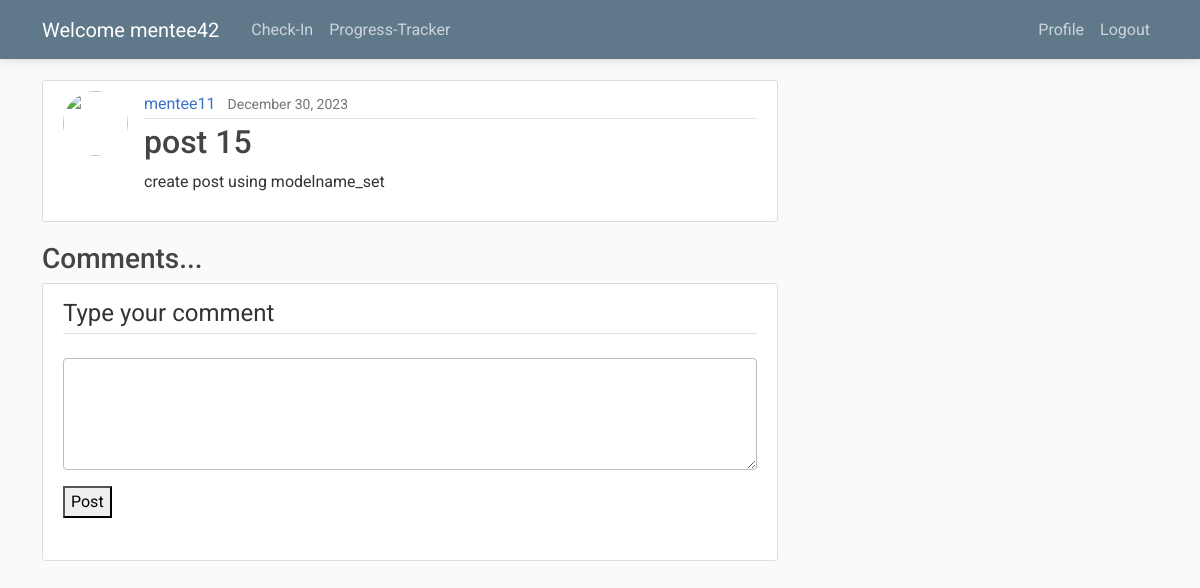
The page /feed/post/52/ (signed in) on the database its author committed.
### feed/models.py (models this page shows, shortened)
class Post(models.Model):
    title = models.CharField(max_length=100)
    content = models.TextField()
    date_posted = models.DateTimeField(default=timezone.now)
    author = models.ForeignKey(User, on_delete=models.CASCADE)

### feed/views.py (the view, shortened to what this page needs)
# urls.py: path('post/<int:pk>/', PostDetailView.as_view(), name ='post-detail'),
@method_decorator(login_required, name='dispatch')
class PostDetailView(DetailView):
    model = Post
    def get_context_data(self , **kwargs):
        data = super().get_context_data(**kwargs)
        connected_comments = Comment.objects.filter(comment_post=self.get_object())
        number_of_comments = connected_comments.count()
        print('number_of_comments :: ', number_of_comments)
        data['comments'] = connected_comments
        data['no_of_comments'] = number_of_comments
        data['comment_form'] = CommentForm()
        return data

### feed/forms.py
class CommentForm(forms.ModelForm):
    class Meta:
        model = Comment
        fields = ['content']
        labels = {
            'content': _(''),
        }
        widgets = {
            'content' : forms.Textarea(attrs={'rows': 4}),
        }

### feed/templates/feed/post_detail.html (shortened to what this page needs)
{% extends "feed/base.html" %}
{% load crispy_forms_tags %}
{% block content %}
  <article class="media content-section">
    <img class="rounded-circle article-img" src="{{ object.author.profile.image.url }}">
    <div class="media-body">
      <div class="article-metadata">
        <a class="mr-2" href="{% url 'user-posts' object.author.username %}">{{ object.author }}</a>
        <small class="text-muted">{{ object.date_posted|date:"F d, Y" }}</small>
      </div>
      <h2 class="article-title">{{ object.title }}</h2>
      <p class="article-content">{{ object.content }}</p>
    </div>
  </article>
  <h3>Comments...</h3>
  {% if user.is_authenticated %}
  <div class="content-section">
        <form action="" method="POST" id="main_form" class="comment_form">
          <fieldset class="form-group">
            <legend class="border-bottom mb-4">Type your comment</legend>
            {{ comment_form|crispy }}
            {% if user.user_profile.role == 'mentor' %}
              <div class="form-group">
                <button type="button" name="generate_response" onclick="generateResponse()">Generate Response with AI</button>
                <button type="submit" value="Post">Post</button>
                <br>
                <label id="wait_message" style="color:rgb(32, 56, 210);"></label>
              </div>
            {% else %}
              <div class="form-group">
                <button type="submit" value="Post">Post</button>
              </div>
            {% endif %}
          </fieldset>
        </form>
  </div>
  {% endif %}
{% endblock content %}

### feed/templates/feed/base.html (shortened to what this page needs)
{% load static %}
<!DOCTYPE html>
<html>
<head>
    <link rel="stylesheet" href="https://maxcdn.bootstrapcdn.com/bootstrap/4.0.0/css/bootstrap.min.css">
    <link
    href="https://cdnjs.cloudflare.com/ajax/libs/font-awesome/6.0.0/css/all.min.css"
    rel="stylesheet"
    />
<link href="https://cdnjs.cloudflare.com/ajax/libs/mdb-ui-kit/6.4.0/mdb.min.css" rel="stylesheet"/>
<link rel="stylesheet" type="text/css" href="{% static 'feed/main.css' %}">
</head>
<body>
    <header class="site-header">
      <nav class="navbar navbar-expand-md navbar-dark bg-steel fixed-top">
        <div class="container">
          <a class="navbar-brand mr-4" href="{% url 'survey-home' %}">Welcome {{user.username}}</a>
          <div class="collapse navbar-collapse" id="navbarToggle">
            <div class="navbar-nav mr-auto">
              <a class="nav-item nav-link" href="{% url 'survey-home' %}">Check-In</a>
              <a class="nav-item nav-link" href="{% url 'vizual-home' %}">Progress-Tracker</a>
            </div>
            <div class="navbar-nav">
              {% if user.is_authenticated %}
                <a class="nav-item nav-link" href="{% url 'profile' %}">Profile</a>
                <a class="nav-item nav-link" href="{% url 'logout' %}">Logout</a>
              {% else %}
                <a class="nav-item nav-link" href="{% url 'login' %}">Login</a>
                <a class="nav-item nav-link" href="{% url 'register' %}">Register</a>
              {% endif %}
            </div>
          </div>
        </div>
      </nav>
    </header>
    <main role="main" class="container">
      <div class="row">
        <div class="col-md-8">
          {% block content %}{% endblock %}
        </div>
      </div>
    </main>
</body>
</html>

### feed/static/feed/main.css (style rules this page uses)
body { background: #fafafa; color: #333333; margin-top: 5rem; }
h1, h2, h3, h4, h5, h6 { color: #444444; }
.bg-steel { background-color: #5f788a; }
.site-header .navbar-nav .nav-link { color: #cbd5db; }
.content-section { background: #ffffff; padding: 10px 20px; border: 1px solid #dddddd; border-radius: 3px; margin-bottom: 20px; }
.article-title { color: #444444; }
.article-content { white-space: pre-line; }
.article-img { height: 65px; width: 65px; margin-right: 16px; }
.article-metadata { padding-bottom: 1px; margin-bottom: 4px; border-bottom: 1px solid #e3e3e3 }

### rows shown on the page
Post: author "mentee11", date_posted "December 30, 2023", title "post 15", content "create post using modelname_set"

### other values the page prints
{{ user.username }} "mentee42"
